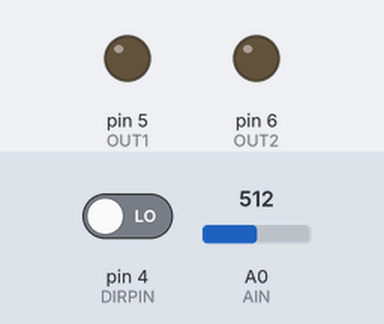
The sketch below on a simulated Arduino Uno, built with avr-gcc and run on an emulated ATmega328P. On the bench: output pins drawn as LEDs (lit = HIGH). Inputs (shaded band) come from the test bench; at power-on: A0 (AIN) = 512, pin 4 (DIRPIN) LOW.

Above: at 1.2 s.
1.3 s: A0 (AIN) set to 983
2.8 s: A0 (AIN) set to 1007
At 3.4 s:
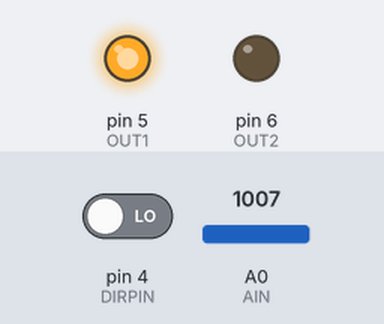
Timing chart, 0 to 5.8 s (numbered marks = the images above; inputs shaded):
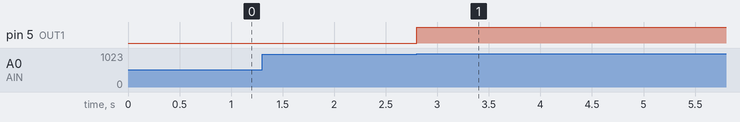

The sketch:

x_slider_dcmotor_firm1_0_0.ino
```cpp
int DIRPIN = 4;
int AIN = A0;
int OUT1 = 5;
int OUT2 = 6;

int analogValue;

void setup(){
  pinMode(DIRPIN,INPUT);
  pinMode(OUT1,OUTPUT);
  pinMode(OUT2,OUTPUT);
  //Serial.begin(9600);
}

void loop(){
  //analogValue = analogRead(AIN);
  //Serial.print(analogValue);
  while(analogRead(AIN) > 1000){
    if(digitalRead(DIRPIN) == LOW){
      //Serial.println("REGULAR ROT");
      digitalWrite(OUT1,HIGH);
      digitalWrite(OUT2,LOW);
    } else if (digitalRead(DIRPIN)==HIGH){
      //Serial.println("REVERSER ROT");
      digitalWrite(OUT1,LOW);
      digitalWrite(OUT2,HIGH);
    }
  }
}
```

Measured:
- the behaviour switches between 1000 and 1001 on A0 (AIN) (found by bisection; images 0 and 1)
- after the input at 1.3 s, every drawn part: stays the same
- after the input at 2.8 s, pin 5 (OUT1): LOW → HIGH at once
